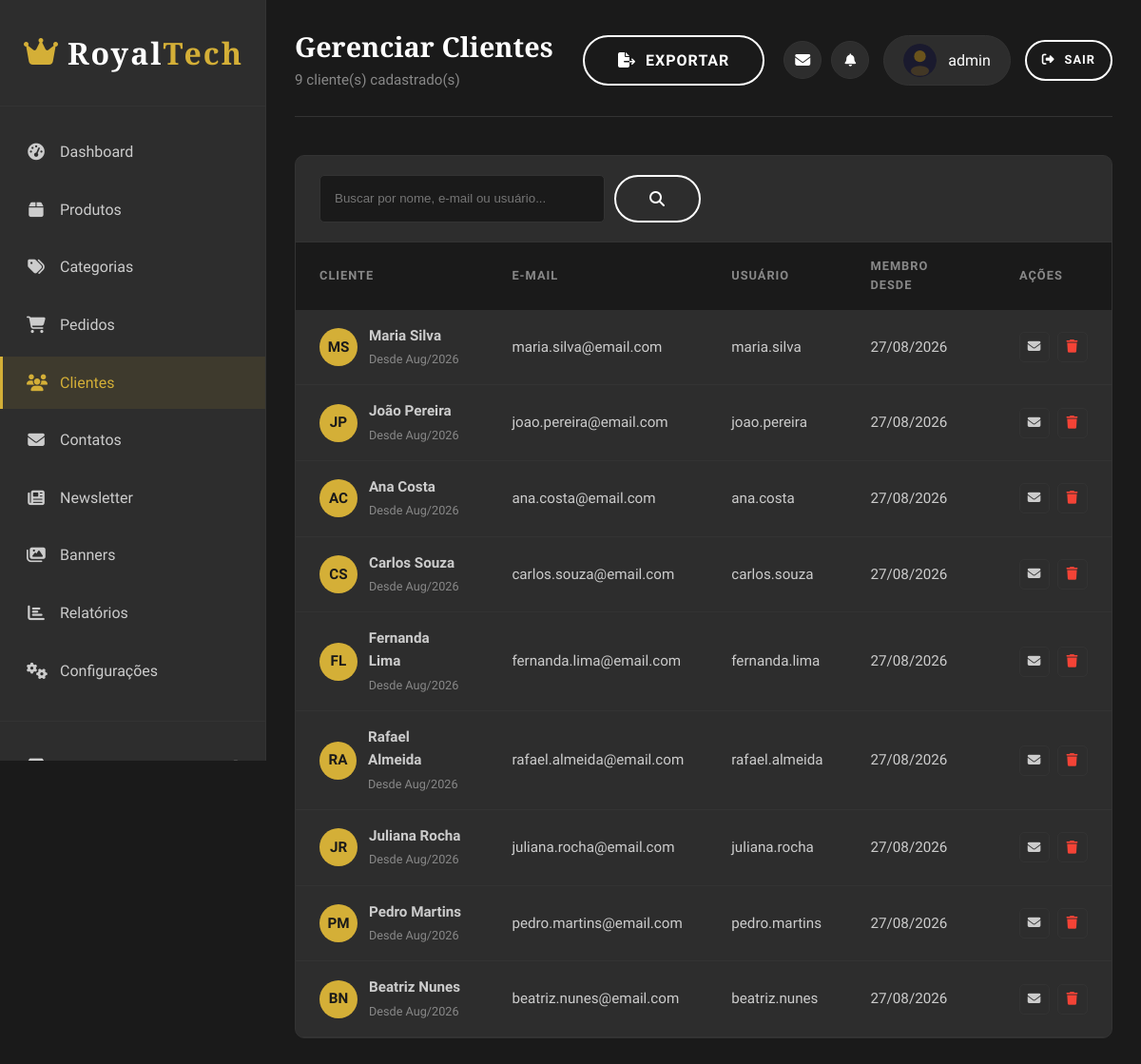
Page /pages/admin/customers.php (signed in) on the committed database.
### tables this page shows
CREATE TABLE IF NOT EXISTS e5_users (
  id INT PRIMARY KEY AUTO_INCREMENT,
  name VARCHAR(80) NOT NULL,
  email VARCHAR(120) UNIQUE NOT NULL,
  username VARCHAR(40) UNIQUE NOT NULL,
  password VARCHAR(255) NOT NULL,
  role ENUM('customer','admin') NOT NULL DEFAULT 'customer',
  postal_code VARCHAR(10) NOT NULL,
  street VARCHAR(120) NOT NULL,
  number INT NOT NULL,
  complement VARCHAR(80) DEFAULT NULL,
  created_at TIMESTAMP DEFAULT CURRENT_TIMESTAMP,
  updated_at TIMESTAMP DEFAULT CURRENT_TIMESTAMP ON UPDATE CURRENT_TIMESTAMP
);

### pages/admin/customers.php (the view, shortened to what this page needs)
<?php
include '../../database/connection.php';
$search = trim((string) ($_GET['q'] ?? ''));
$sql = 'SELECT id, name, email, username, created_at FROM e5_users WHERE role = :role';
$params = [':role' => 'customer'];
$sql .= ' ORDER BY created_at DESC';
$customers = $pdo->prepare($sql);
$customers->execute($params);
$customers = $customers->fetchAll();
$total = count($customers);
?>
<!DOCTYPE html>
<html lang="pt-BR">
<head>
    <?php include 'head_inc.php'; ?>
</head>
<body>
    <div class="admin-wrapper">
        <?php $activePage = 'customers'; include 'sidebar_inc.php'; ?>
        <main class="admin-main">
            <header class="admin-header">
                <div class="admin-title">
                    <h2>Gerenciar Clientes</h2>
                    <p><?php echo $total; ?> cliente(s) cadastrado(s)</p>
                </div>
                <div class="admin-actions">
                    <button class="btn btn-secondary" aria-label="Exportar clientes"><i class="fas fa-file-export"></i> Exportar</button>
                    <?php include 'header_user_inc.php'; ?>
                </div>
            </header>
            <div class="admin-table-container">
                <div class="admin-table-header">
                    <form method="GET" style="display:flex; gap:10px;">
                        <input type="text" name="q" placeholder="Buscar por nome, e-mail ou usuário..." value="<?php echo htmlspecialchars($search, ENT_QUOTES, 'UTF-8'); ?>" style="padding: 8px 15px; border: 1px solid var(--color-border); border-radius: 5px; background: var(--color-black); color: var(--color-white); width: 300px;">
                        <button type="submit" class="btn btn-secondary" aria-label="Buscar clientes"><i class="fas fa-search"></i></button>
                    </form>
                </div>
                <table class="admin-table">
                    <thead>
                        <tr>
                            <th>Cliente</th>
                            <th>E-mail</th>
                            <th>Usuário</th>
                            <th>Membro Desde</th>
                            <th>Ações</th>
                        </tr>
                    </thead>
                    <tbody>
                        <?php if (empty($customers)): ?>
                        <tr><td colspan="5" style="text-align:center; color:var(--color-gray); padding:40px;">Nenhum cliente encontrado.</td></tr>
                        <?php else: foreach ($customers as $c):
                            $name = htmlspecialchars($c['name'], ENT_QUOTES, 'UTF-8');
                            $initials = '';
                            foreach (explode(' ', $name) as $part) {
                                if ($part !== '') $initials .= strtoupper($part[0]);
                                if (strlen($initials) >= 2) break;
                            }
                            $created = date('d/m/Y', strtotime($c['created_at']));
                            $since = date('M/Y', strtotime($c['created_at']));
                        ?>
                        <tr>
                            <td>
                                <div style="display: flex; align-items: center; gap: 12px;">
                                    <div style="width: 40px; height: 40px; background: var(--color-primary); border-radius: 50%; display: flex; align-items: center; justify-content: center; color: var(--color-black); font-weight: 600;"><?php echo $initials; ?></div>
                                    <div>
                                        <strong><?php echo $name; ?></strong>
                                        <br><small style="color: var(--color-gray);">Desde <?php echo $since; ?></small>
                                    </div>
                                </div>
                            </td>
                            <td><?php echo htmlspecialchars($c['email'], ENT_QUOTES, 'UTF-8'); ?></td>
                            <td><?php echo htmlspecialchars($c['username'], ENT_QUOTES, 'UTF-8'); ?></td>
                            <td><?php echo $created; ?></td>
                            <td>
                                <div class="table-actions">
                                    <a href="mailto:<?php echo htmlspecialchars($c['email'], ENT_QUOTES, 'UTF-8'); ?>" class="btn btn-secondary" style="padding:6px 12px;"><i class="fas fa-envelope"></i></a>
                                    <form method="POST" onsubmit="return confirm('Excluir cliente #<?php echo (int) $c['id']; ?>? Esta ação não pode ser desfeita.');" style="display:inline;">
                                        <button type="submit" class="btn btn-secondary" style="padding:6px 12px; color:#f44336;" aria-label="Excluir cliente"><i class="fas fa-trash"></i></button>
                                    </form>
                                </div>
                            </td>
                        </tr>
                        <?php endforeach; endif; ?>
                    </tbody>
                </table>
            </div>
        </main>
    </div>
</body>
</html>

### assets/css/style.css (style rules this page uses)
:root { --color-primary: #d4af37; --color-primary-dark: #b8962e; --color-primary-light: #e8c547; --color-black: #1a1a1a; --color-black-light: #2d2d2d; --color-black-lighter: #404040; --color-white: #ffffff; --color-white-smoke: #f5f5f5; --color-gray: #888888; --color-gray-light: #cccccc; --color-border: #333333; --color-gold: #d4af37; --font-primary: 'Rajdhani', sans-serif; --font-secondary: 'Playfair Display', serif; --transition: all 0.3s ease; --shadow: 0 5px 20px rgba(0, 0, 0, 0.15); --shadow-hover: 0 10px 30px rgba(212, 175, 55, 0.2); }
* { margin: 0; padding: 0; box-sizing: border-box; }
html { scroll-behavior: smooth; }
body { font-family: var(--font-primary); font-size: 16px; line-height: 1.6; color: var(--color-white); background-color: var(--color-black); }
a { text-decoration: none; color: inherit; transition: var(--transition); }
h1, h2, h3, h4, h5, h6 { font-family: var(--font-secondary); font-weight: 700; line-height: 1.3; color: var(--color-white); }
h2 { font-size: 2.5rem; }
.btn { display: inline-flex; align-items: center; justify-content: center; gap: 10px; padding: 15px 35px; font-family: var(--font-primary); font-size: 1rem; font-weight: 600; text-transform: uppercase; letter-spacing: 1px; border: none; border-radius: 30px; cursor: pointer; transition: var(--transition); }
.btn-secondary { background: transparent; color: var(--color-white); border: 2px solid var(--color-white); }

### assets/css/admin.css (style rules this page uses)
.admin-wrapper { display: flex; min-height: 100vh; background: var(--color-black); }
.admin-main { flex: 1; margin-left: 280px; padding: 30px; background: var(--color-black); }
.admin-header { display: flex; justify-content: space-between; align-items: center; margin-bottom: 40px; padding-bottom: 25px; border-bottom: 1px solid var(--color-border); }
.admin-title h2 { font-size: 1.8rem; margin-bottom: 5px; }
.admin-title p { color: var(--color-gray); font-size: 0.95rem; }
.admin-actions { display: flex; align-items: center; gap: 20px; flex-wrap: wrap; justify-content: flex-end; }
.admin-table-container { background: var(--color-black-light); border: 1px solid var(--color-border); border-radius: 10px; overflow: hidden; }
.admin-table-header { display: flex; justify-content: space-between; align-items: center; padding: 20px 25px; border-bottom: 1px solid var(--color-border); }
.admin-table { width: 100%; border-collapse: collapse; }
.admin-table th, .admin-table td { padding: 15px 25px; text-align: left; }
.admin-table th { background: var(--color-black); color: var(--color-gray); font-weight: 600; font-size: 0.8rem; text-transform: uppercase; letter-spacing: 1px; }
.admin-table td { border-bottom: 1px solid var(--color-border); color: var(--color-gray-light); font-size: 0.95rem; }
.admin-table tbody tr { transition: var(--transition); }
.table-actions { display: flex; gap: 8px; }
.table-actions a, .table-actions button { width: 32px; height: 32px; display: flex; align-items: center; justify-content: center; border: 1px solid var(--color-border); border-radius: 5px; color: var(--color-gray-light); background: transparent; cursor: pointer; transition: var(--transition); font-size: 0.85rem; }

### rows in the picture
e5_users: initials "MS", name "Maria Silva", created_at "Aug/2026", email "maria.silva@email.com", username "maria.silva", created_at "27/08/2026"
e5_users: initials "JP", name "João Pereira", created_at "Aug/2026", email "joao.pereira@email.com", username "joao.pereira", created_at "27/08/2026"
e5_users: initials "AC", name "Ana Costa", created_at "Aug/2026", email "ana.costa@email.com", username "ana.costa", created_at "27/08/2026"
e5_users: initials "CS", name "Carlos Souza", created_at "Aug/2026", email "carlos.souza@email.com", username "carlos.souza", created_at "27/08/2026"
e5_users: initials "FL", name "Fernanda Lima", created_at "Aug/2026", email "fernanda.lima@email.com", username "fernanda.lima", created_at "27/08/2026"
e5_users: initials "RA", name "Rafael Almeida", created_at "Aug/2026", email "rafael.almeida@email.com", username "rafael.almeida", created_at "27/08/2026"
e5_users: initials "JR", name "Juliana Rocha", created_at "Aug/2026", email "juliana.rocha@email.com", username "juliana.rocha", created_at "27/08/2026"
e5_users: initials "PM", name "Pedro Martins", created_at "Aug/2026", email "pedro.martins@email.com", username "pedro.martins", created_at "27/08/2026"
e5_users: initials "BN", name "Beatriz Nunes", created_at "Aug/2026", email "beatriz.nunes@email.com", username "beatriz.nunes", created_at "27/08/2026"

### other values in the picture
$item['label'] "Dashboard"
$item['label'] "Produtos"
$item['label'] "Categorias"
$item['label'] "Pedidos"
$item['label'] "Clientes"
$item['label'] "Contatos"
$item['label'] "Newsletter"
$item['label'] "Banners"
$item['label'] "Relatórios"
$item['label'] "Configurações"
$total "9"
$adminUserName "admin"
